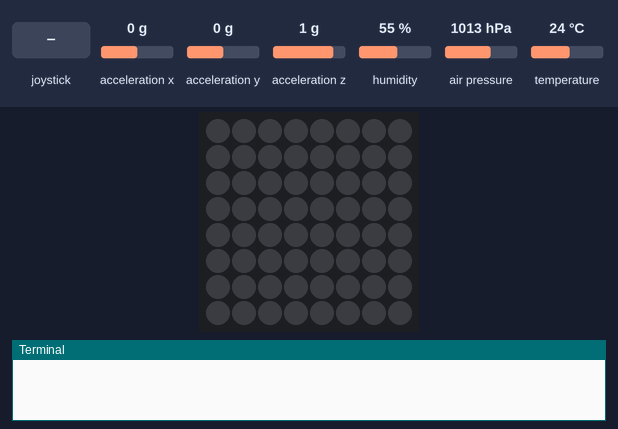
Simulated run of this program. Board: Raspberry Pi (BCM pin numbers) with a Sense HAT. On the bench: the Sense HAT's 8×8 RGB LED matrix, the last lines printed to the terminal. The test bench sets the inputs (shaded band); at power-on: acceleration x 0 g, acceleration y 0 g, acceleration z 1 g, humidity 55 %, air pressure 1013 hPa, temperature 24 °C. No MQTT or app messages arrive unless stated; threads take turns every 2 ms.

Above: at 1.2 s.
1.3 s: joystick pushed up
At 2.4 s:
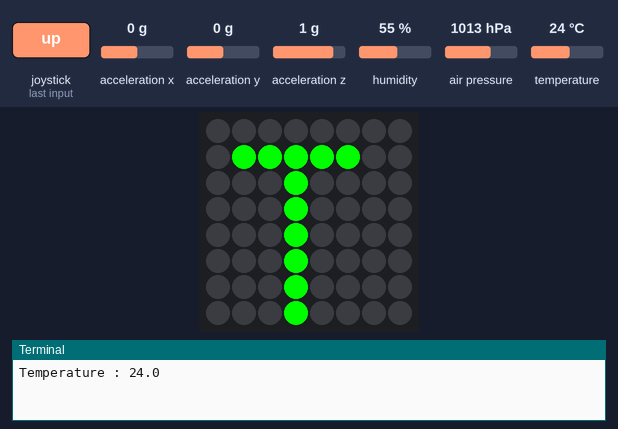
2.8 s: joystick pushed down
At 3.5 s:
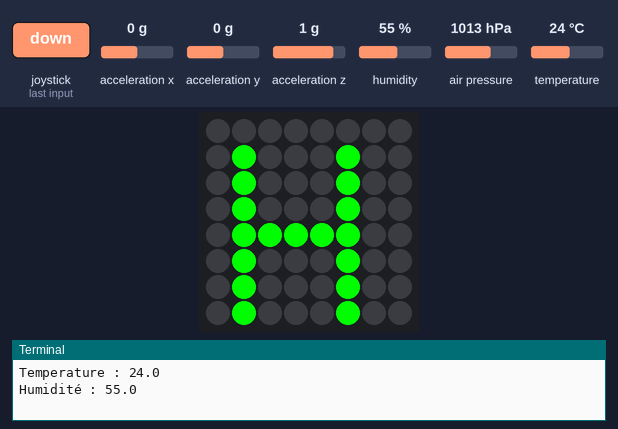
4.3 s: joystick clicked
At 4.6 s:
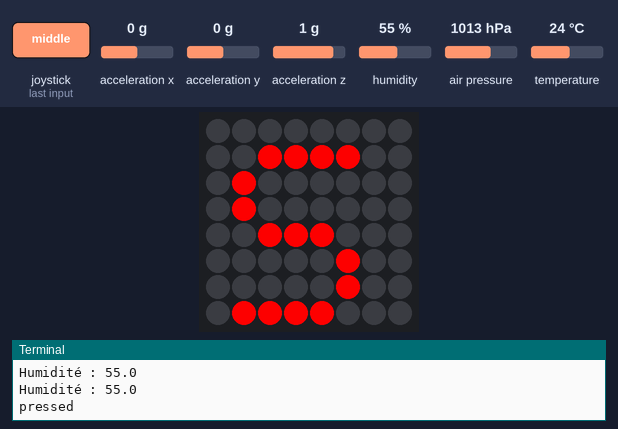
5.8 s: joystick pushed left
At 8.55 s:
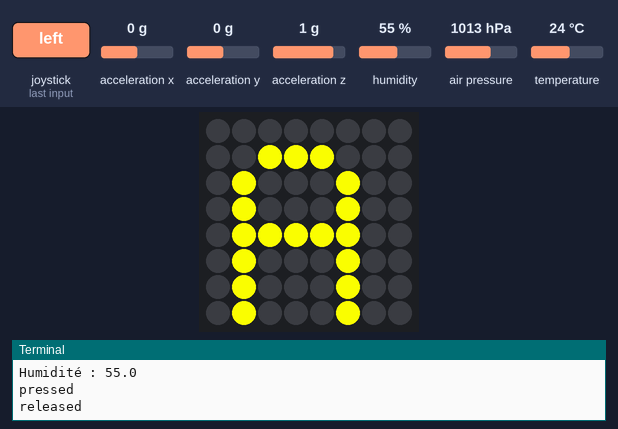
8.8 s: joystick pushed right
At 9.3 s:
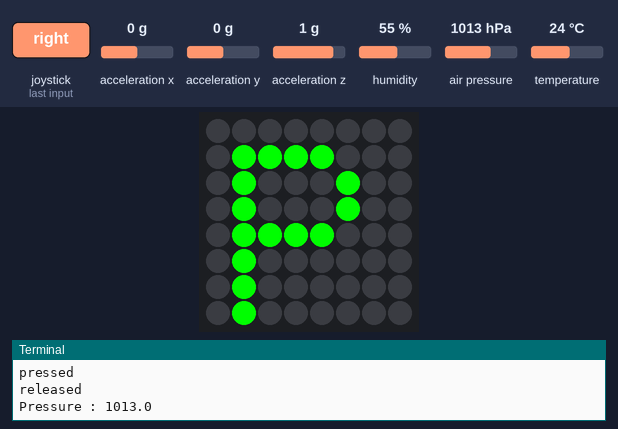
Timing chart, 0 to 11.3 s (numbered marks = the images above; inputs shaded):
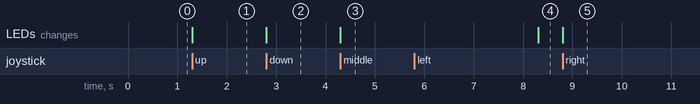

Measured:
- after the input at 1.3 s, the LEDs: change at once (image 1)
- after the input at 2.8 s, the LEDs: change at once (image 2)
- after the input at 4.3 s, the LEDs: change at once (image 3)
- after the input at 5.8 s, the LEDs: change after 2.5 s (image 4)
- after the input at 8.8 s, the LEDs: change at once (image 5)

The program:

hello.py
```python
'''from sense_hat import SenseHat
sense = SenseHat()

sense.show_message("IOT Forever", text_colour=[0,0,255])'''

'''import time
from sense_hat import SenseHat
sense = SenseHat()
sense.show_letter("H", text_colour=[0,0,255], back_colour=[255, 0, 0])
time.sleep(2)
sense.clear()'''

'''import time
from sense_hat import SenseHat
sense = SenseHat()
sense.set_pixel(3,3, 255, 165, 0)
sense.set_pixel(3,4, 255, 165, 0)
sense.set_pixel(4,3, 255, 165, 0)
sense.set_pixel(4,4, 255, 165, 0)
time.sleep(2)
sense.clear()'''

'''import time
from sense_hat import SenseHat
sense = SenseHat()
x = [0, 255, 0] # vert
o = [255, 255, 255] # blanc
border = [
x, x, x, x, x, x, x, x,
x, o, o, o, o, o, o, x,
x, o, o, o, o, o, o, x,
x, o, o, o, o, o, o, x,
x, o, o, o, o, o, o, x,
x, o, o, o, o, o, o, x,
x, o, o, o, o, o, o, x,
x, x, x, x, x, x, x, x
]
sense.set_pixels(border)
time.sleep(2)
sense.clear()'''

'''from sense_hat import SenseHat
import time
sense = SenseHat()
sense.set_rotation(180)
sense.show_letter("L")
time.sleep(2)
sense.clear()'''

'''--------------------------------------HUMIDITY TEMPERATURE PRESSURE get_humidity(), _pressure(), _temperature()-----------------------------------------------'''
'''from sense_hat import SenseHat
import time
sense = SenseHat()
humidity = sense.get_humidity()
print(humidity)
time.sleep(3)
pressure = sense.get_pressure()
print(pressure)
time.sleep(3)
temperature = sense.get_temperature()
print(temeprature)
time.sleep(3)'''

'''----------------------------------------------------------ORIENTATION-----------------------------------------------------------------------------------------
from sense_hat import SenseHat
sense = SenseHat()
while True:
    pos = sense.get_orientation()
    print("pitch: {}, roll: {}, yaw: {}".format(pos["pitch"], pos["roll"],pos["yaw"]))'''

'''from sense_hat import SenseHat
sense = SenseHat()
while True:
    pos = sense.get_accelerometer_raw()
    if pos['x']>1 and pos['y']>1 and pos['z']>1 :
        print("x: {}, y: {}, z: {}".format(pos["x"], pos["y"], pos["z"]))'''

'''----------------------------------------------------------JOYSTICK-----------------------------------------------------------------------------------------
from sense_hat import SenseHat
sense = SenseHat()
while True:
    for event in sense.stick.get_events():
        print("The joystick was {} {}".format(event.action, event.direction))


from sense_hat import SenseHat
from signal import pause
sense = SenseHat()
def hello(event):
    print("toto")
sense.stick.direction_middle = hello
pause()'''

'''----------------------------------------------------------EXO RECAP-----------------------------------------------------------------------------------------'''

from sense_hat import SenseHat
from signal import pause
from threading import Timer
import paho.mqtt.client as mqtt

import time
mqttclient = mqtt.Client()
sense = SenseHat()
mode = None

mqttclient.loop_start()

class Repeat(Timer):
    def run(self):
        while not self.finished.wait(self.interval):
            self.function(*self.args,**self.kwargs)

def temperature():
    global mode
    mode="temperature"
    sense.show_letter("T", text_colour=[0,255,0])

def humidity():
    global mode
    mode = "humidity"
    sense.show_letter("H", text_colour=[0,255,0])


def acceleration():
    global mode
    mode = "accel"
    sense.show_letter("A", text_colour=[255,255,0])

def pressure():
    global mode
    mode = "pressure"
    sense.show_letter("P", text_colour=[0,255,0])

def all():
    global mode
    mode = "all"
    sense.show_letter("C", text_colour=[255,128,0])

def stop(event):
    global mode
    mode ="stop"
    print(event.action)
    if event.action == "held":
        h.cancel()
        t.cancel()
        a.cancel()
        p.cancel()
        exit()
    sense.show_letter("S", text_colour=[255,0,0])
    time.sleep(2)
    sense.clear()

def printHumidity():
    global mode
    if mode == "humidity":
        hum = sense.get_humidity()
        print(f"Humidité : {hum}")
        mqttclient.publish("Orcival/rpi/humidity", payload=hum, qos=0, retain=True)


def printTemperature():
    global mode
    if mode == "temperature":
        temp = sense.get_temperature()
        print(f"Temperature : {temp}")
        mqttclient.publish("Orcival/rpi/temperature", payload=temp, qos=0, retain=True)

def printAcceleration():
    global mode
    if mode =="accel":
        pos = sense.get_accelerometer_raw()
        if pos['x']>1 or pos['y']>1 or pos['z']>1.2 :
            print("Accélération -> x: {}, y: {}, z: {}".format(pos["x"], pos["y"], pos["z"]))
            mqttclient.publish("Orcival/rpi/acceleration", payload=json.dumps(pos), qos=0, retain=True)

def printPressure():
    global mode
    if mode == "pressure":
        pres = sense.get_pressure()
        print(f"Pressure : {pres}")
        mqttclient.publish("Orcival/rpi/pressure", payload=pres, qos=0, retain=True)

sense.stick.direction_up = temperature
sense.stick.direction_down = humidity
sense.stick.direction_right = pressure
sense.stick.direction_middle = stop
sense.stick.direction_left = acceleration

#lambda pour exécuter la fonction et pas juste utiliser le résultat de la fonction
t = Repeat(1.0, lambda: printTemperature())
t.start()

a = Repeat(0.1, lambda: printAcceleration())
a.start()

p = Repeat(1.0, lambda: printPressure())
p.start()

h = Repeat(1.0, lambda: printHumidity())
h.start()

mqttclient.loop_stop()
```
